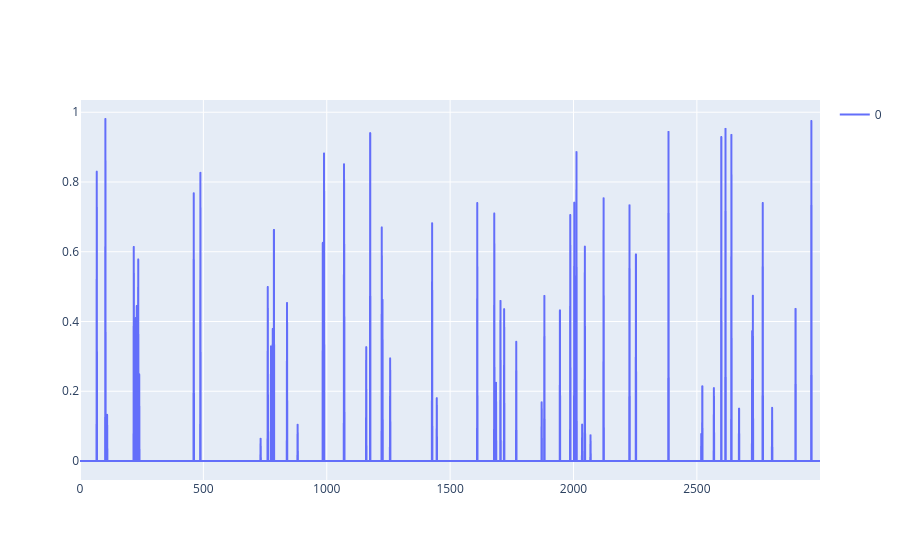

The notebook cell saved with this chart:
### Code cell
util.plotting(generator.U_[:control_size].T)

### Figure 1 — Plotly figure (JSON) as saved in the notebook; plotly's stock layout.template omitted (floating-point values rounded to 4 significant figures; data arrays with more than 128 entries replaced by an {"elided": "..."} marker saying what was removed)
{"data": [{"hovertemplate": "variable=0<br>index=%{x}<br>value=%{y}<extra></extra>", "legendgroup": "0", "line": {"color": "#636efa", "dash": "solid"}, "marker": {"symbol": "circle"}, "mode": "lines", "name": "0", "showlegend": true, "type": "scattergl", "x": {"elided": "3000 int values"}, "xaxis": "x", "y": {"elided": "3000 float values"}, "yaxis": "y"}], "layout": {"title": {}}}
